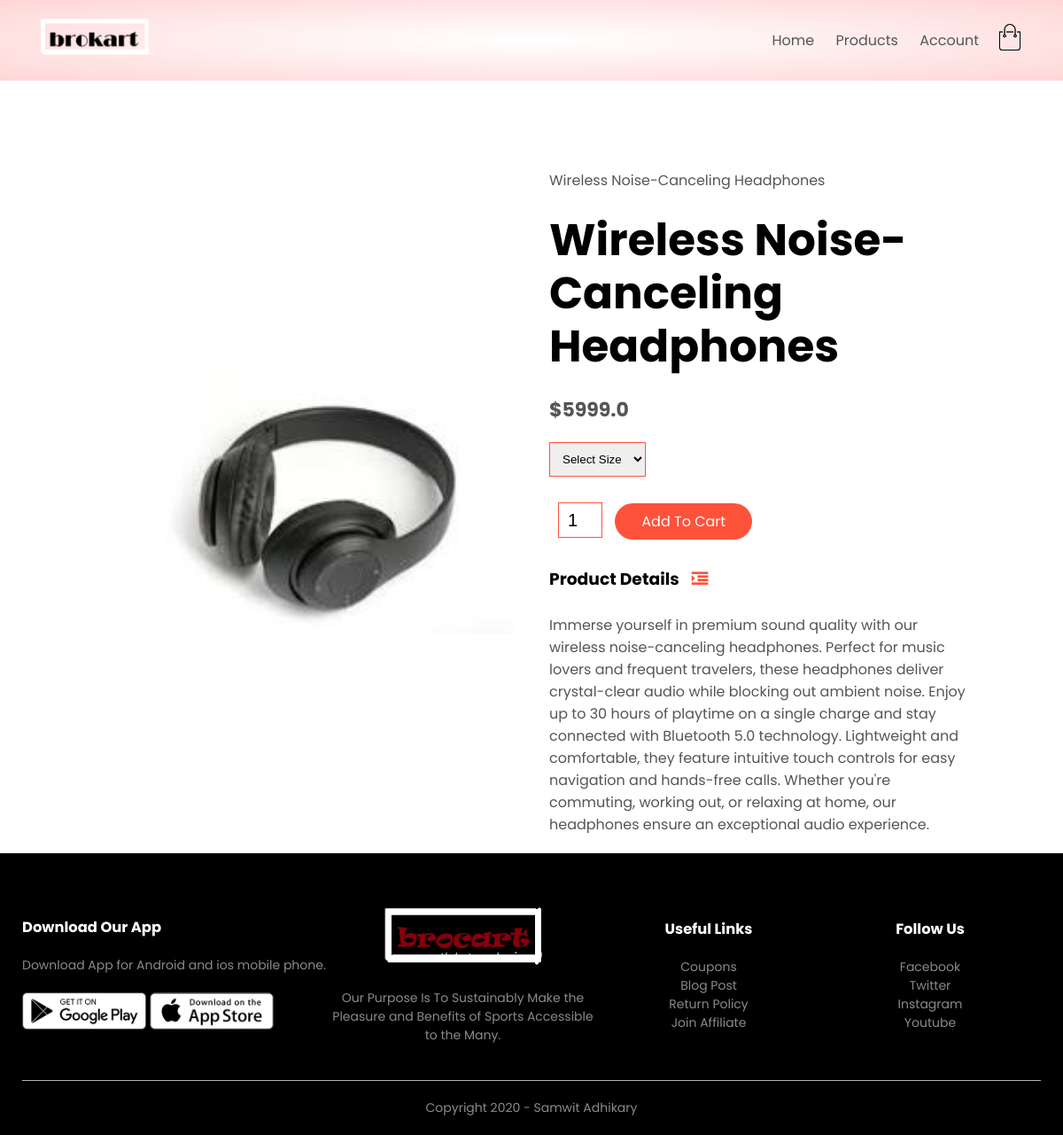
The app's page /product_details/4 with its own data.
### products/models.py (models this page shows, shortened)
class Product(models.Model):
    LIVE=1
    DELETE=0
    DELETE_CHOICES=((LIVE,'live'),(DELETE,'delete'))
    title=models.CharField(max_length=200)
    price=models.FloatField()
    description=models.TextField()
    image=models.ImageField(upload_to='media/')
    priority=models.IntegerField(default=0)
    delete_status=models.IntegerField(choices=DELETE_CHOICES,default=LIVE)
    created_at=models.DateTimeField(auto_now_add=True)
    updated_at=models.DateTimeField(auto_now=True)

### products/views.py (the view)
# urls.py: path('product_details/<pk>',views.detail_product,name='detail_product')
def detail_product(request,pk):
    product=Product.objects.get(pk=pk)
    context={'product':product}
    return render(request,'product_detail.html',context)

### templates/product_detail.html
{% extends 'blank_layout.html'%}
{%block content%}
{%include 'product_description.html'%}
{%endblock content%}

### templates/product_description.html (shortened to what this page needs)
{%load static %}
<div class="small-container single-product">
    <div class="row">
        <div class="col-2">
            <img src="{{ product.image.url }}"width="100%" id="ProductImg">
        </div>
        <div class="col-2">
            <p>{{product.title}}</p>
            <h1>{{product.title}}</h1>
            <h4>${{product.price}}</h4>
            <select>
                <option>Select Size</option>
            </select>
            <input type="number" value="1">
            <a href class="btn">Add To Cart</a>
            <h3>Product Details <i class="fa fa-indent"></i></h3>
            <br>
            <p>{{product.description}}</p>
        </div>
    </div>
</div>

### static/css/style.css (style rules this page uses)
* { margin: 0; padding: 0; box-sizing: border-box; }
body { font-family: 'Poppins', sans-serif; }
a { text-decoration: none; color: #555; }
p { color: #555; }
.row { display: flex; align-items: center; flex-wrap: wrap; justify-content: space-around; }
.col-2 { flex-basis: 50%; min-width: 300px; }
.col-2 img { max-width: 100%; padding: 50px 0; }
.col-2 h1 { font-size: 50px; line-height: 60px; margin: 25px 0; }
.btn { display: inline-block; background: #ff523b; color: white; padding: 8px 30px; margin: 30px 0; border-radius: 30px; transition: background 0.5s; }
.small-container { max-width: 1080px; margin: auto; padding-left: 25px; padding-right: 25px; }
h4 { color: #555; font-weight: normal; }
select { border: 1px solid #ff523b; padding: 5px; }
.single-product { margin-top: 80px; }
.single-product .col-2 img { padding: 0; }
.single-product .col-2 { padding: 20px; }
.single-product h4 { margin: 20px 0; font-size: 22px; font-weight: bold; }
.single-product select { display: block; padding: 10px; margin-top: 20px; }
.single-product input { width: 50px; height: 40px; padding-left: 10px; font-size: 20px; margin-left: 10px; border: 1px solid #ff523b; margin-right: 10px; }
.single-product .fa { color: #ff523b; margin-left: 10px; }

### records on screen
Product: image (picture), title "Wireless Noise-Canceling Headphones", price "5999.0", description "Immerse yourself in premium sound quality with our wireless noise-canceling headphones. Perfect for music lovers and frequent travelers, these headphones deliver crystal-clear audio while blocking out ambient noise. Enjoy up to 30 hours of playtime on a single charge and stay connected with Bluetooth 5.0 technology. Lightweight and comfortable, they feature intuitive touch controls for easy navigation and hands-free calls. Whether you're commuting, working out, or relaxing at home, our headphones ensure an exceptional audio experience."
